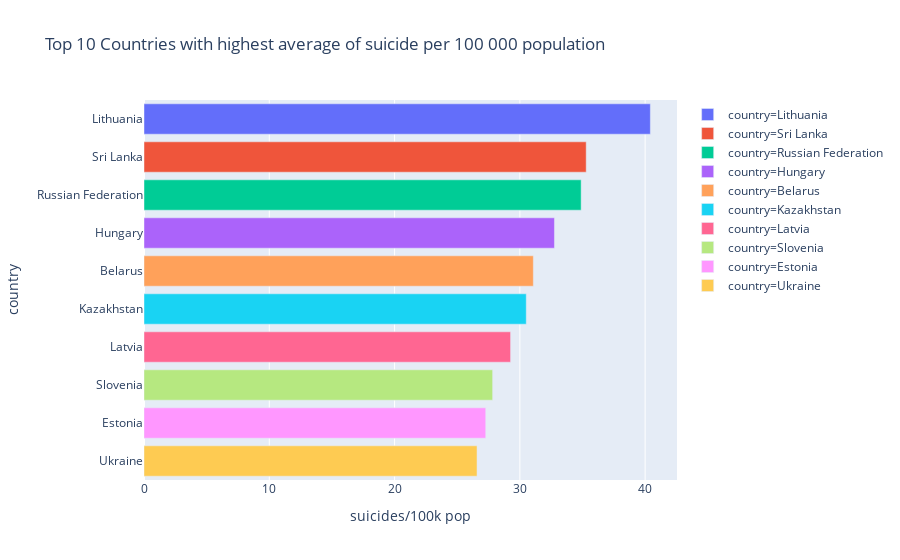

Notebook code cell kept with this figure:
### Markdown cell above
There seems to be significant difference between the male suicide rate and the female suicide rate. I will investigate this trend further in the following chapters.

### Code cell
countries_data = data.groupby('country').agg({'population': 'sum', 'suicides_no' : 'sum', 'suicides/100k pop': 'mean'})

largest_rate = countries_data['suicides/100k pop'].nlargest(10).sort_values(ascending=False).reset_index()
px.bar(largest_rate, y='country', x='suicides/100k pop', orientation='h', color='country', title='Top 10 Countries with highest average of suicide per 100 000 population ')

### Figure 1 — Plotly figure (JSON) as saved in the notebook; plotly's stock layout.template omitted (floating-point values rounded to 4 significant figures)
{"data": [{"alignmentgroup": "True", "hoverlabel": {"namelength": 0}, "hovertemplate": "country=%{y}<br>suicides/100k pop=%{x}", "legendgroup": "country=Lithuania", "marker": {"color": "#636efa"}, "name": "country=Lithuania", "offsetgroup": "country=Lithuania", "orientation": "h", "showlegend": true, "textposition": "auto", "type": "bar", "x": [40.42], "xaxis": "x", "y": ["Lithuania"], "yaxis": "y"}, {"alignmentgroup": "True", "hoverlabel": {"namelength": 0}, "hovertemplate": "country=%{y}<br>suicides/100k pop=%{x}", "legendgroup": "country=Sri Lanka", "marker": {"color": "#EF553B"}, "name": "country=Sri Lanka", "offsetgroup": "country=Sri Lanka", "orientation": "h", "showlegend": true, "textposition": "auto", "type": "bar", "x": [35.3], "xaxis": "x", "y": ["Sri Lanka"], "yaxis": "y"}, {"alignmentgroup": "True", "hoverlabel": {"namelength": 0}, "hovertemplate": "country=%{y}<br>suicides/100k pop=%{x}", "legendgroup": "country=Russian Federation", "marker": {"color": "#00cc96"}, "name": "country=Russian Federation", "offsetgroup": "country=Russian Federation", "orientation": "h", "showlegend": true, "textposition": "auto", "type": "bar", "x": [34.89], "xaxis": "x", "y": ["Russian Federation"], "yaxis": "y"}, {"alignmentgroup": "True", "hoverlabel": {"namelength": 0}, "hovertemplate": "country=%{y}<br>suicides/100k pop=%{x}", "legendgroup": "country=Hungary", "marker": {"color": "#ab63fa"}, "name": "country=Hungary", "offsetgroup": "country=Hungary", "orientation": "h", "showlegend": true, "textposition": "auto", "type": "bar", "x": [32.76], "xaxis": "x", "y": ["Hungary"], "yaxis": "y"}, {"alignmentgroup": "True", "hoverlabel": {"namelength": 0}, "hovertemplate": "country=%{y}<br>suicides/100k pop=%{x}", "legendgroup": "country=Belarus", "marker": {"color": "#FFA15A"}, "name": "country=Belarus", "offsetgroup": "country=Belarus", "orientation": "h", "showlegend": true, "textposition": "auto", "type": "bar", "x": [31.08], "xaxis": "x", "y": ["Belarus"], "yaxis": "y"}, {"alignmentgroup": "True", "hoverlabel": {"namelength": 0}, "hovertemplate": "country=%{y}<br>suicides/100k pop=%{x}", "legendgroup": "country=Kazakhstan", "marker": {"color": "#19d3f3"}, "name": "country=Kazakhstan", "offsetgroup": "country=Kazakhstan", "orientation": "h", "showlegend": true, "textposition": "auto", "type": "bar", "x": [30.51], "xaxis": "x", "y": ["Kazakhstan"], "yaxis": "y"}, {"alignmentgroup": "True", "hoverlabel": {"namelength": 0}, "hovertemplate": "country=%{y}<br>suicides/100k pop=%{x}", "legendgroup": "country=Latvia", "marker": {"color": "#FF6692"}, "name": "country=Latvia", "offsetgroup": "country=Latvia", "orientation": "h", "showlegend": true, "textposition": "auto", "type": "bar", "x": [29.26], "xaxis": "x", "y": ["Latvia"], "yaxis": "y"}, {"alignmentgroup": "True", "hoverlabel": {"namelength": 0}, "hovertemplate": "country=%{y}<br>suicides/100k pop=%{x}", "legendgroup": "country=Slovenia", "marker": {"color": "#B6E880"}, "name": "country=Slovenia", "offsetgroup": "country=Slovenia", "orientation": "h", "showlegend": true, "textposition": "auto", "type": "bar", "x": [27.83], "xaxis": "x", "y": ["Slovenia"], "yaxis": "y"}, {"alignmentgroup": "True", "hoverlabel": {"namelength": 0}, "hovertemplate": "country=%{y}<br>suicides/100k pop=%{x}", "legendgroup": "country=Estonia", "marker": {"color": "#FF97FF"}, "name": "country=Estonia", "offsetgroup": "country=Estonia", "orientation": "h", "showlegend": true, "textposition": "auto", "type": "bar", "x": [27.28], "xaxis": "x", "y": ["Estonia"], "yaxis": "y"}, {"alignmentgroup": "True", "hoverlabel": {"namelength": 0}, "hovertemplate": "country=%{y}<br>suicides/100k pop=%{x}", "legendgroup": "country=Ukraine", "marker": {"color": "#FECB52"}, "name": "country=Ukraine", "offsetgroup": "country=Ukraine", "orientation": "h", "showlegend": true, "textposition": "auto", "type": "bar", "x": [26.58], "xaxis": "x", "y": ["Ukraine"], "yaxis": "y"}], "layout": {"barmode": "relative", "legend": {"tracegroupgap": 0}, "title": {"text": "Top 10 Countries with highest average of suicide per 100 000 population "}, "xaxis": {"anchor": "y", "domain": [0, 1], "title": {"text": "suicides/100k pop"}}, "yaxis": {"anchor": "x", "categoryarray": ["Ukraine", "Estonia", "Slovenia", "Latvia", "Kazakhstan", "Belarus", "Hungary", "Russian Federation", "Sri Lanka", "Lithuania"], "categoryorder": "array", "domain": [0, 1], "title": {"text": "country"}}}}
